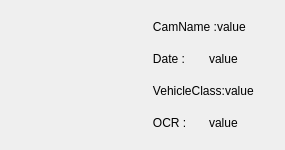
<?xml version="1.0" encoding="UTF-8"?>
<ui version="4.0">
 <class>Cardwidget</class>
 <widget class="QWidget" name="Cardwidget">
  <property name="geometry">
   <rect>
    <x>0</x>
    <y>0</y>
    <width>285</width>
    <height>150</height>
   </rect>
  </property>
  <property name="sizePolicy">
   <sizepolicy hsizetype="Fixed" vsizetype="Fixed">
    <horstretch>0</horstretch>
    <verstretch>0</verstretch>
   </sizepolicy>
  </property>
  <property name="maximumSize">
   <size>
    <width>16777215</width>
    <height>16777215</height>
   </size>
  </property>
  <property name="windowTitle">
   <string>Form</string>
  </property>
  <layout class="QVBoxLayout" name="verticalLayout_2">
   <item>
    <layout class="QHBoxLayout" name="horizontalLayout_5">
     <property name="spacing">
      <number>0</number>
     </property>
     <item>
      <widget class="QLabel" name="label_plate_image_path">
       <property name="sizePolicy">
        <sizepolicy hsizetype="Preferred" vsizetype="Preferred">
         <horstretch>0</horstretch>
         <verstretch>0</verstretch>
        </sizepolicy>
       </property>
       <property name="text">
        <string/>
       </property>
       <property name="scaledContents">
        <bool>true</bool>
       </property>
      </widget>
     </item>
     <item>
      <layout class="QVBoxLayout" name="verticalLayout">
       <property name="spacing">
        <number>0</number>
       </property>
       <item>
        <layout class="QHBoxLayout" name="horizontalLayout">
         <property name="spacing">
          <number>0</number>
         </property>
         <item>
          <widget class="QLabel" name="label_2">
           <property name="font">
            <font>
             <pointsize>9</pointsize>
            </font>
           </property>
           <property name="text">
            <string>   CamName :</string>
           </property>
          </widget>
         </item>
         <item>
          <widget class="QLabel" name="label_camename">
           <property name="font">
            <font>
             <pointsize>9</pointsize>
            </font>
           </property>
           <property name="text">
            <string>value</string>
           </property>
          </widget>
         </item>
        </layout>
       </item>
       <item>
        <layout class="QHBoxLayout" name="horizontalLayout_2">
         <property name="spacing">
          <number>0</number>
         </property>
         <item>
          <widget class="QLabel" name="label_3">
           <property name="font">
            <font>
             <pointsize>9</pointsize>
            </font>
           </property>
           <property name="text">
            <string>   Date :</string>
           </property>
          </widget>
         </item>
         <item>
          <widget class="QLabel" name="label_datetime">
           <property name="font">
            <font>
             <pointsize>9</pointsize>
            </font>
           </property>
           <property name="text">
            <string>value</string>
           </property>
          </widget>
         </item>
        </layout>
       </item>
       <item>
        <layout class="QHBoxLayout" name="horizontalLayout_3">
         <property name="spacing">
          <number>0</number>
         </property>
         <item>
          <widget class="QLabel" name="label_4">
           <property name="font">
            <font>
             <pointsize>9</pointsize>
            </font>
           </property>
           <property name="text">
            <string>   VehicleClass:</string>
           </property>
          </widget>
         </item>
         <item>
          <widget class="QLabel" name="label_vehicle_class">
           <property name="font">
            <font>
             <pointsize>9</pointsize>
            </font>
           </property>
           <property name="text">
            <string>value</string>
           </property>
          </widget>
         </item>
        </layout>
       </item>
       <item>
        <layout class="QHBoxLayout" name="horizontalLayout_4">
         <property name="spacing">
          <number>0</number>
         </property>
         <item>
          <widget class="QLabel" name="label_5">
           <property name="font">
            <font>
             <pointsize>9</pointsize>
            </font>
           </property>
           <property name="text">
            <string>   OCR :</string>
           </property>
          </widget>
         </item>
         <item>
          <widget class="QLabel" name="label_ocr_number">
           <property name="font">
            <font>
             <pointsize>9</pointsize>
            </font>
           </property>
           <property name="text">
            <string>value</string>
           </property>
          </widget>
         </item>
        </layout>
       </item>
      </layout>
     </item>
    </layout>
   </item>
  </layout>
 </widget>
 <resources/>
 <connections/>
</ui>
